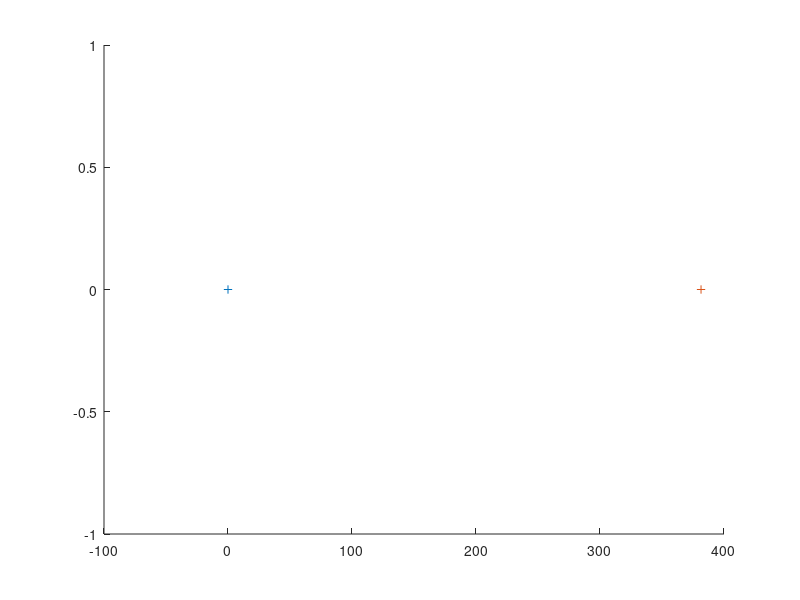

Write MATLAB code to recreate this figure.
%% Test of The Leonard Jones Potential

sigma = 340.5; %pm
epsilon = 1.653e-21; % 10-21 J

x1 = 0;
y1 = 0;
x2 = 1.122*340
y2 = 0;%  1e-10;


Fx1 = 	-4*epsilon*((12*sigma^12*(x2-x1))/((x2-x1)^2+(y2-y1)^2)^7-(6*sigma^6*(x2-x1))/((x2-x1)^2+(y2-y1)^2)^4);
Fy1 =	-4*epsilon*((12*sigma^12*(y2-y1))/((x2-x1)^2+(y2-y1)^2)^7-(6*sigma^6*(y2-y1))/((x2-x1)^2+(y2-y1)^2)^4);
Fx2 =	-4*epsilon*((6*sigma^6*(x2-x1))/((x2-x1)^2+(y2-y1)^2)^4-(12*sigma^12*(x2-x1))/((x2-x1)^2+(y2-y1)^2)^7);
Fy2 =	-4*epsilon*((6*sigma^6*(y2-y1))/((x2-x1)^2+(y2-y1)^2)^4-(12*sigma^12*(y2-y1))/((x2-x1)^2+(y2-y1)^2)^7);


[Fx1 Fy1]
[Fx2 Fy2]

hold on
plot(x1,y1,'+',x2,y2,'+')
line([x1 Fx1],[y1 Fy1])
